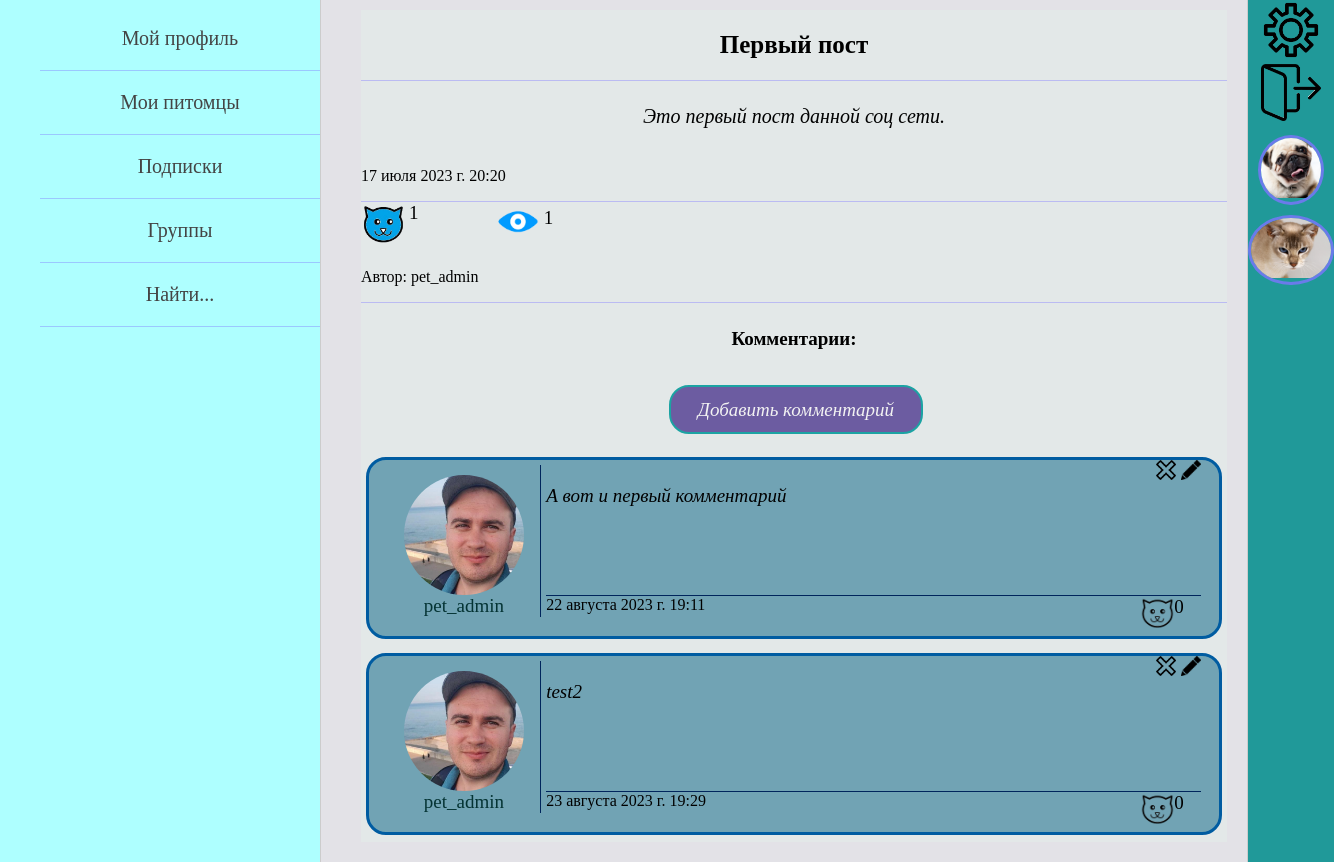
The app's page /posts/1/ (signed in), older data.
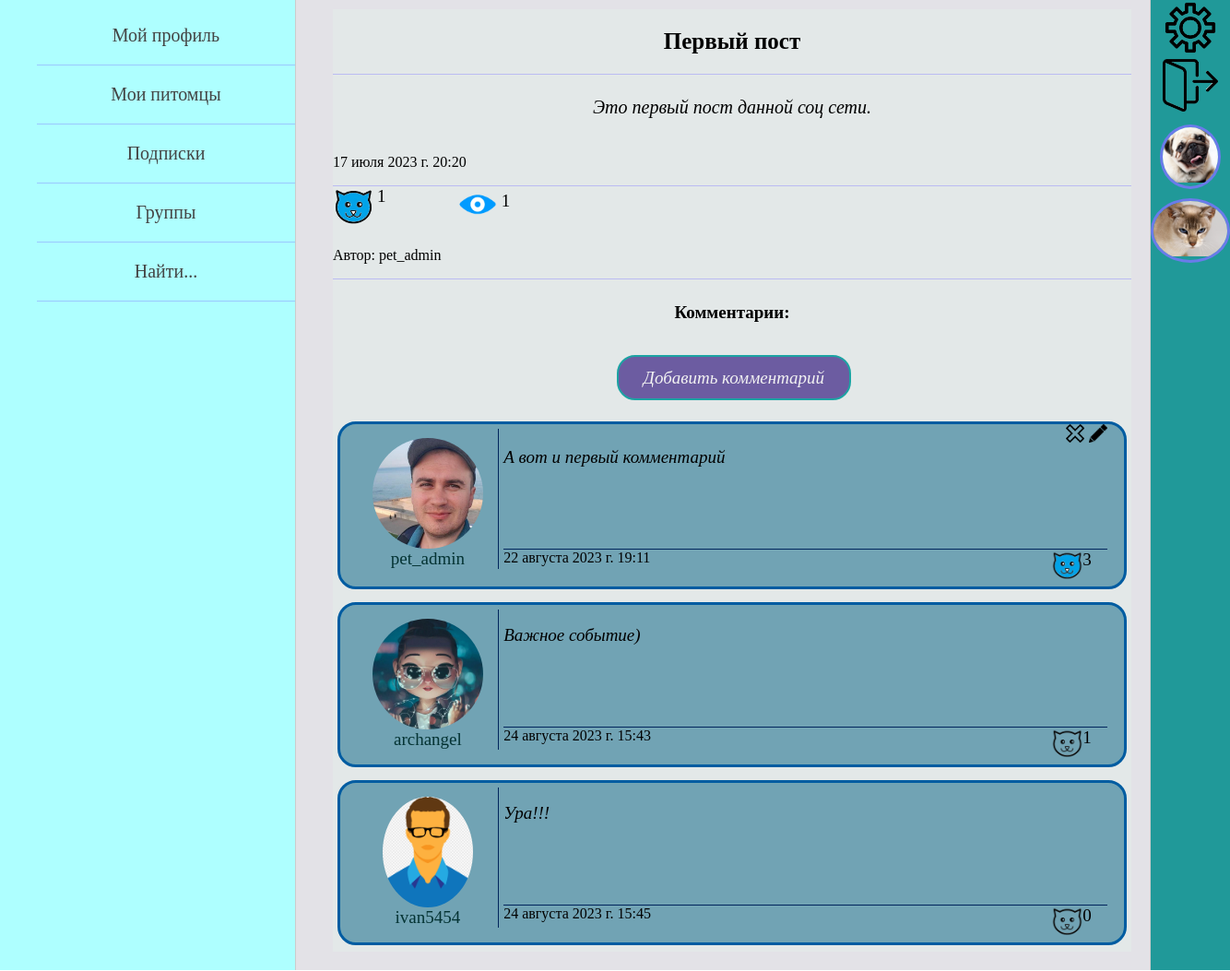
The same page, newer data.
### pet_owners/models.py (models this page shows, shortened)
class OwnerPost(models.Model):
    autor = models.ForeignKey(settings.AUTH_USER_MODEL, on_delete=models.CASCADE, verbose_name='автор поста')
    title = models.CharField(max_length=105, blank=True, verbose_name='заголовок')
    text_of_post = models.TextField(max_length=2000, verbose_name='текст поста')
    animals = models.ManyToManyField(Animal, related_name='posts',
                                     verbose_name='питомцы в посте')
    is_published = models.BooleanField(default=True)
    date_create = models.DateTimeField(auto_now_add=True, verbose_name='дата создания поста')
    views = models.ManyToManyField(settings.AUTH_USER_MODEL, related_name='views', verbose_name='просмотры')
    likes = models.ManyToManyField(settings.AUTH_USER_MODEL, related_name='likes', verbose_name='лайки')
    class Meta:
        verbose_name = 'Пост пользователя'
        verbose_name_plural = 'Посты пользователей'
        ordering = ['-date_create']

class Owner(AbstractUser):
    date_of_birth = models.DateField(blank=True, verbose_name='дата рождения пользователя', null=True)
    avatar = models.ImageField(upload_to="owners_photos/%Y/%m/%d/", blank=True,
                               verbose_name='фото пользователя', null=True)
    about_myself = models.TextField(max_length=520, blank=True, verbose_name='о себе', null=True)
    instagram = models.URLField(blank=True, verbose_name='инстаграм', null=True)
    vkontakte = models.URLField(blank=True, verbose_name='вконтакте', null=True)
    youtube = models.URLField(blank=True, verbose_name='ютуб', null=True)
    full_name_is_hidden = models.BooleanField(default=True)
    date_of_birth_is_hidden = models.BooleanField(default=True)
    def get_absolute_url(self):
        return reverse('profile_home', kwargs={'id': self.pk})

class PostComment(models.Model):
    author = models.ForeignKey(settings.AUTH_USER_MODEL, related_name='comments',
                               on_delete=models.CASCADE, verbose_name='автор поста', null=True)
    comment = models.TextField(max_length=550, verbose_name='комментарий')
    date_create = models.DateTimeField(auto_now_add=True, verbose_name='дата')
    post = models.ForeignKey(OwnerPost, on_delete=models.CASCADE, related_name='comments', verbose_name='пост')
    likes = models.ManyToManyField(settings.AUTH_USER_MODEL, related_name='comments_likes', verbose_name='лайки')

class Animal(models.Model):
    GENDER = (
        ("мальчик", "мальчик"),
        ("девочка", "девочка")
    )
    name_of_animal = models.CharField(max_length=55, verbose_name='имя питомца')
    pet_owner = models.ForeignKey(settings.AUTH_USER_MODEL, on_delete=models.CASCADE, verbose_name='владелец')
    category_of_animal = models.ForeignKey(AnimalCategory, on_delete=models.PROTECT, verbose_name='вид')
    animal_breed = models.CharField(max_length=100, blank=True, verbose_name='порода питомца')
    date_of_animal_birth = models.DateField(verbose_name='дата рождения питомца', blank=True, null=True)
    sex = models.CharField(max_length=7, choices=GENDER, verbose_name='пол', null=True)
    animal_photo = models.ImageField(upload_to="animals_photos/%Y/%m/%d/", verbose_name='фото питомца')
    about_pet = models.TextField(max_length=520, verbose_name='о питомце')
    class Meta:
        verbose_name = 'Питомец'
        verbose_name_plural = 'Питомцы'

### posts/views.py (the view)
# urls.py: path('<int:post_id>/', ShowPost.as_view(), name='post'),
class ShowPost(DataMixin, DetailView):
    model = OwnerPost
    template_name = 'posts/post_page.html'
    context_object_name = 'post'
    pk_url_kwarg = 'post_id'
    def get_context_data(self, *, object_list=None, **kwargs):
        context = super().get_context_data(**kwargs)
        post = self.model.objects.get(pk=self.kwargs['post_id'])
        owner = Owner.objects.get(pk=post.autor.pk)
        context['title'] = post.title
        context.update(self.get_left_menu())
        auth_user = Owner.objects.get(pk=self.request.user.id)
        context.update(self.get_right_menu(auth_user))
        context['data_for_post'] = self.get_data_for_post([post], auth_user, all_images=True)
        self.add_one_view_for_post(post, owner)
        context['name_page_for_likes'] = 'post_detail'
        comments = PostComment.objects.filter(post=post)
        context['comments'] = comments
        context['likes_for_comments'] = self.get_likes_for_comments(comments)
        return context

### posts/templates/posts/post_page.html (shortened to what this page needs)
{% extends 'pet_owners/base.html' %}
{% load pet_owners_tags %}
{% block content %}
{% get_data_for_post post.title data_for_post as post_data %}
<table border=0 cellpadding="0" cellspacing="0" class="post_table">
<tr class="post_title_detail">
    <td>{{post.title}}</td>
<tr class="post_text_detail">
    <td>{{post.text_of_post}}</td>
<tr class="post_datetime_detail">
    <td>{{post.date_create}}</td>
<tr class="likes_views_post_detail">
    <td>
        {% show_likes_and_views post post_data name_page_for_likes %}
    </td>
<tr class="post_autor_detail">
    <td>Автор: {{post.autor}}</td>
</table>
<div class="comments_title"><h4>Комментарии:</h4></div>
<div class="create_comment_zone">
    <div class="create_comment_button">
        <a href="{% url 'add_comment' post.pk %}">Добавить комментарий</a>
    </div>
</div>
<div class="all_comments">
    {% for comm in comments %}
        <div class="some_comment">
            <div class="author_info">
                <a href="{{ comm.author.get_absolute_url }}">
                    <div class="author_avatar">
                        <img src="{{comm.author.avatar.url}}" height=120>
                    </div>
                    <div>{{comm.author.username}}</div>
                </a>
            </div>
            <div class="comment_info">
                <div class="edit_delete_buttons_comm">
                    {% if request.user == comm.author %}
                    <div class="del_but">
                        <a href="{% url 'delete_comment' post.pk comm.pk %}">
                        <img src="/static/pet_owners/images/button_delete.png" width="20">
                        </a>
                    </div>
                    <div class="edit_but">
                        <a href="{% url 'edit_comment' post.pk comm.pk %}">
                        <img src="/static/pet_owners/images/button_edit.png" width="20">
                        </a>
                    </div>
                    {% endif %}
                </div>
                <div class="comment_text">
                    {{comm.comment}}
                </div>
                <div class="comment_extra_data">
                    <div class="date_of_comment">
                        {{comm.date_create}}
                    </div>
                    {% show_likes_for_comment comm.pk likes_for_comments as comment_like %}
                    <div class="likes_of_comment">
                        <div class="img_like">
                        <a href="{% url 'like_for_comment' post.pk comm.pk %}">
                            {% if comment_like %}
                                <img src="/static/pet_owners/images/active_like.png" width="35">
                            {% else %}
                                <img src="/static/pet_owners/images/like.png" width="35">
                            {% endif %}
                        </a>
                        </div>
                        <div class="like_count">{{comm.likes.count}}</div>
                    </div>
                </div>
            </div>
        </div>
    {% endfor %}
</div>
{% endblock %}

### pet_owners/templates/pet_owners/base.html (shortened to what this page needs)
{% load static %}
<!DOCTYPE html>
<html lang="en">
<head>
    <link type="text/css" href="{% static 'pet_owners/css/styles.css' %}" rel="stylesheet" />
</head>
<body>
<table class="table-page" border=0 cellpadding="0" cellspacing="0">
<tr>
    <td valign="top" class="left-chapters">
        <ul id="leftchapters">
            {% for el_menu in left_menu %}
                {% if request.user.is_authenticated %}
                    {% if el_menu.url_name|length == 2 %}
                        <li><a href="{% url el_menu.url_name.0 el_menu.url_name.1 %}">
                            {{el_menu.title}}
                        </a></li>
                    {% else %}
                        <li><a href="{% url el_menu.url_name.0 %}">
                            {{el_menu.title}}
                        </a></li>
                    {% endif %}
                {% else %}
                    <li><a href="{% url el_menu.url_name %}">{{el_menu.title}}</a></li>
                {% endif %}
            {% endfor %}
        </ul>
    </td>
    <td valign="top" class="content">
        <div class="content-text">
            {% block content %}
            {% endblock %}
        </div>
    </td>
    <td valign="top" class="right-chapters">
        <table border=0 cellpadding="0" cellspacing="0">
            {% if request.user.is_authenticated %}
            <tr class="settings_button"><td>
                <a href="{% url 'profile-settings' request.user.id %}">
                    <img src="/static/pet_owners/images/settings_img.png" width="60">
                </a>
            </td></tr>
            <tr class="logout_button"><td>
                <a href="{% url 'logout' %}">
                    <img src="/static/pet_owners/images/exit.png" width="60">
                </a>
            </td></tr>
            {% for sub in animals_for_right_menu %}
                <tr class="right_sub_button"><td>
                    <a href="{% url 'animal_posts' sub.pk %}">
                        <div class="sub_avatar">
                            <img src="{{sub.animal_photo.url}}" height=60>
                        </div>
                    </a>
                </td></tr>
            {% endfor %}
            {% endif %}
        </table>
    </td>
</tr>
</table>
</body>
</html>

### pet_owners/templates/pet_owners/likes_and_views_for_posts.html
<div class="post_likes">
    <div class="img_like">
    <a href="{% url 'like_for_post' post.pk name_page_for_likes %}">
        {% if post_data.is_liked %}
            <img src="/static/pet_owners/images/active_like.png" width="45">
        {% else %}
            <img src="/static/pet_owners/images/like.png" width="45">
        {% endif %}
    </a>
    </div>
    <div class="like_count">{{post.likes.count}}</div>
</div>
<div class="post_views">
    <div class="img_view">
        <img src="/static/pet_owners/images/view.png" width="45">
    </div>
    <div class="view_count">{{post.views.count}}</div>
</div>

Row changes from the older to the newer data that the page shows:
removed PostComment: author.avatar (picture), author.username "pet_admin", comment "test2", date_create "23 августа 2023 г. 19:29", likes.count "0"
computed for PostComment "А вот и первый комментарий": likes.count "0" → "3"
added PostComment: author.avatar (picture), author.username "archangel", comment "Важное событие)", date_create "24 августа 2023 г. 15:43", likes.count "1"
added PostComment: author.avatar (picture), author.username "ivan5454", comment "Ура!!!", date_create "24 августа 2023 г. 15:45", likes.count "0"
